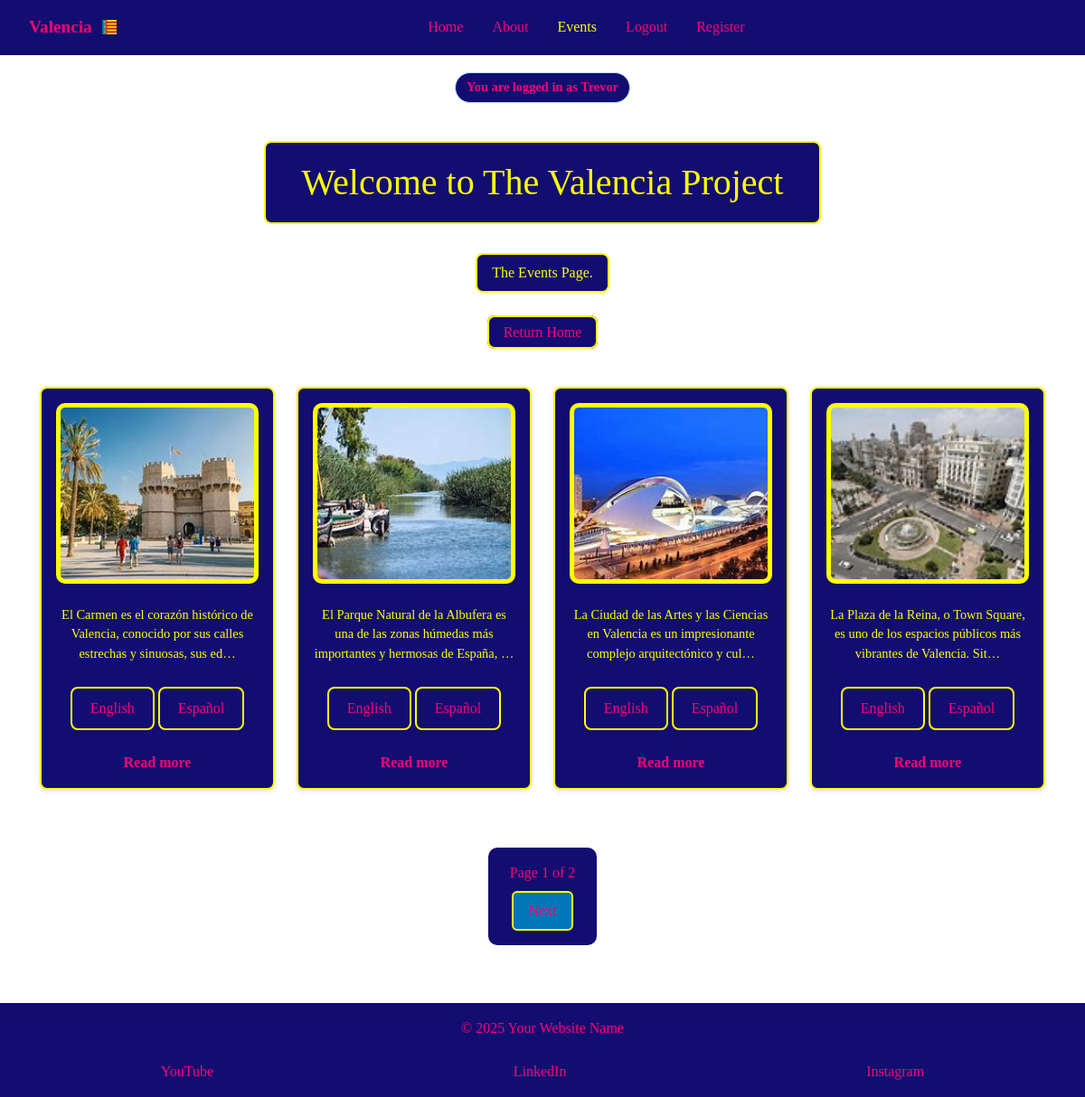
The page /events/?lang=es (signed in) on the database its author committed.
### tourism_es/models.py (models this page shows, shortened)
class CardText(models.Model):
    title = models.CharField(max_length=50, blank=True)
    content = models.TextField()
    image_name = models.CharField(
        max_length=30,
        help_text="Enter the image filename (eg 'science museum.jpg)",
        default='default.jpg',
        blank=True
    )
    saved_by = models.ManyToManyField(User,
                                      related_name='saved_cards', blank=True)

class CardTextTranslation(models.Model):
    LANGUAGE_CHOICES = [
        ('en', 'English'),
        ('es', 'Spanish'),
    ]
    card = models.ForeignKey(
        CardText,
        related_name='translations',
        on_delete=models.CASCADE
    )
    language = models.CharField(max_length=5, choices=LANGUAGE_CHOICES)
    content = models.TextField()

### tourism_es/views.py (the view)
# urls.py: path('events/', views.events, name='events'),
def events(request):
    lang = request.GET.get('lang', 'en')
    card_texts = CardText.objects.all().order_by('id')
    for card in card_texts:
        translation = card.translations.filter(language=lang).first()
        card.translated_content = (
            translation.content
            if translation else card.content or 'Content coming soon.')
    paginator = Paginator(card_texts, 4)
    page_number = request.GET.get('page')
    page_obj = paginator.get_page(page_number)
    return render(request, 'events.html', {
        'active_tab': 'events',
        'page_obj': page_obj,
        'lang': lang
    })

### tourism_es/templates/events.html (shortened to what this page needs)
{% extends 'base.html' %}
{% load static %}
{% block content %}
<h1 class="color">Welcome to The Valencia Project</h1>
<p class="color">The Events Page.</p>
<p>
    <a class="color-return" href="{% url 'index' %}">Return Home</a>
</p>
<div class="cards-container">
    {% for card in page_obj %}
    <div class="card" data-url="{% url 'event-details' pk=card.id %}" onclick="window.location=this.dataset.url">
        <img src="{% static 'images/' %}{{ card.image_name }}" alt="{{ card.title }}">
        <p>{{ card.translated_content|truncatechars:100}}</p>
        <div  class="card-detail">
        <div class="lang-switch">
            <a
                href="?{% for key, value in request.GET.items %}{% if key != 'lang' %}{{ key }}={{ value }}&{% endif %}{% endfor %}lang=en">English</a>
            <a
                href="?{% for key, value in request.GET.items %}{% if key != 'lang' %}{{ key }}={{ value }}&{% endif %}{% endfor %}lang=es">Español</a>
        </div>
        </div>
        <a href="{% url 'event-details' pk=card.id %}" class="read-more">
            Read more
        </a>
    </div>
    {% empty %}
    <p>No cards yet</p>
    {% endfor %}
</div>
<div class="pagination">
    <div class="page-number">
        <span class="page-info">
            Page {{ page_obj.number }} of {{ page_obj.paginator.num_pages }}
        </span>
    </div>
    {% if page_obj.has_next %}
    <div class="next-wrapper">
        <a href="?{% for key, value in request.GET.items %}{% if key != 'page' %}{{ key }}={{ value }}&{% endif %}{% endfor %}page={{ page_obj.next_page_number }}"
            class="next-btn">
        </a>
    </div>
    {% endif %}
</div>
{% endblock %}

### tourism_es/templates/base.html (shortened to what this page needs)
{% load static %}
<!DOCTYPE html>
<html lang="en">
<head>
    <link href="https://cdn.jsdelivr.net/npm/bootstrap@5.3.8/dist/css/bootstrap.min.css" rel="stylesheet"
>
    <link rel="stylesheet" href="{% static 'CSS/tourism.css' %}">
</head>
<body>
    <nav class="navbar">
        <div class="logo">
            <a href="{% url 'index' %}">
                Valencia
                <img src="{% static 'favicon/favicon-32x32.png' %}" alt="Logo" class="logo-img">
            </a>
        </div>
        <div class="nav-links" id="nav-links">
            <a href="{% url 'index' %}" class="{% if active_tab == 'index' %}active{% endif %}">Home</a>
            <a href="{% url 'about' %}" class="{% if active_tab == 'about' %}active{% endif %}">About</a>
            <a href="{% url 'events' %}" class="{% if active_tab == 'events' %}active{% endif %}">Events</a>
            <a href="{% url 'logout' %}" class="{% if active_tab == 'logout' %}active{% endif %}">Logout</a>
            <a href="{% url 'register' %}" class="{% if active_tab == 'register' %}active{% endif %}">Register</a>
        </div>
    </nav>
    {% if request.user.is_authenticated %}
    <div class="auth-badge">
        You are logged in as {{ request.user.username }}
    </div>
    {% endif %}
    <main>
        {% block content %}{% endblock %}
    </main>
    <footer>
        <p class="footer-text">&copy; 2025 Your Website Name</p>
        <div class="social-links">
            <a href="https://www.youtube.com" target="_blank" aria-label="YouTube">YouTube</a>
            <a href="https://www.linkedin.com" target="_blank" aria-label="LinkedIn">LinkedIn</a>
            <a href="https://www.instagram.com" target="_blank" aria-label="Instagram">Instagram</a>
        </div>
    </footer>
</body>
</html>

### rows shown on the page
CardText: image_name (picture), translated_content "El Parque Natural de la Albufera es una de las zonas húmedas más importantes y hermosas de España, …"
CardText: image_name (picture), translated_content "La Plaza de la Reina, o Town Square, es uno de los espacios públicos más vibrantes de Valencia. Sit…"
CardText: image_name (picture), translated_content "La Ciudad de las Artes y las Ciencias en Valencia es un impresionante complejo arquitectónico y cul…"
CardText: image_name (picture), translated_content "El Carmen es el corazón histórico de Valencia, conocido por sus calles estrechas y sinuosas, sus ed…"

### other values the page prints
{{ request.user.username }} "Trevor"
{{ page_obj.number }} "1"
{{ page_obj.paginator.num_pages }} "2"
